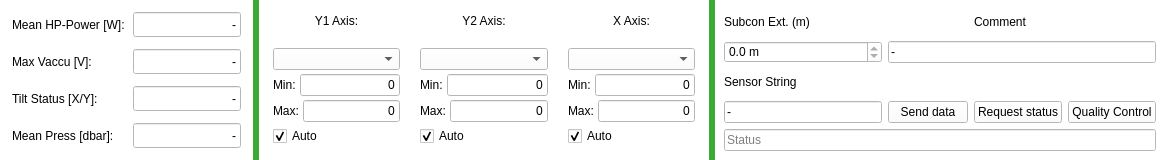
     <widget class="QFrame" name="bottom_container">
      <property name="minimumSize">
       <size>
        <width>0</width>
        <height>160</height>
       </size>
      </property>
      <property name="maximumSize">
       <size>
        <width>16777215</width>
        <height>160</height>
       </size>
      </property>
      <property name="styleSheet">
       <string>background-color: #3AAA35;</string>
      </property>
      <layout class="QHBoxLayout" name="bottom_container_layout">
       <property name="leftMargin">
        <number>0</number>
       </property>
       <property name="topMargin">
        <number>0</number>
       </property>
       <property name="rightMargin">
        <number>0</number>
       </property>
       <property name="bottomMargin">
        <number>0</number>
       </property>
       <item>
        <widget class="QFrame" name="data_metrics_frame">
         <property name="sizePolicy">
          <sizepolicy hsizetype="Preferred" vsizetype="Preferred">
           <horstretch>0</horstretch>
           <verstretch>0</verstretch>
          </sizepolicy>
         </property>
         <property name="minimumSize">
          <size>
           <width>220</width>
           <height>120</height>
          </size>
         </property>
         <property name="maximumSize">
          <size>
           <width>280</width>
           <height>16777215</height>
          </size>
         </property>
         <property name="styleSheet">
          <string>background-color: white;</string>
         </property>
         <layout class="QGridLayout" name="gridLayout_stats">
          <property name="leftMargin">
           <number>12</number>
          </property>
          <property name="topMargin">
           <number>8</number>
          </property>
          <property name="rightMargin">
           <number>12</number>
          </property>
          <property name="bottomMargin">
           <number>8</number>
          </property>
          <property name="spacing">
           <number>8</number>
          </property>
          <item row="0" column="0">
           <widget class="QLabel" name="mean_hp_power_label">
            <property name="text">
             <string>Mean HP-Power [W]:</string>
            </property>
           </widget>
          </item>
          <item row="0" column="1">
           <widget class="QLineEdit" name="mean_hp_power_value">
            <property name="minimumSize">
             <size>
              <width>60</width>
              <height>25</height>
             </size>
            </property>
            <property name="text">
             <string>-</string>
            </property>
            <property name="alignment">
             <set>Qt::AlignRight|Qt::AlignTrailing|Qt::AlignVCenter</set>
            </property>
            <property name="readOnly">
             <bool>true</bool>
            </property>
           </widget>
          </item>
          <item row="1" column="0">
           <widget class="QLabel" name="max_v_accu_label">
            <property name="text">
             <string>Max Vaccu [V]:</string>
            </property>
           </widget>
          </item>
          <item row="1" column="1">
           <widget class="QLineEdit" name="max_v_accu_value">
            <property name="minimumSize">
             <size>
              <width>60</width>
              <height>25</height>
             </size>
            </property>
            <property name="text">
             <string>-</string>
            </property>
            <property name="alignment">
             <set>Qt::AlignRight|Qt::AlignTrailing|Qt::AlignVCenter</set>
            </property>
            <property name="readOnly">
             <bool>true</bool>
            </property>
           </widget>
          </item>
          <item row="2" column="0">
           <widget class="QLabel" name="tilt_status_label">
            <property name="text">
             <string>Tilt Status [X/Y]:</string>
            </property>
           </widget>
          </item>
          <item row="2" column="1">
           <widget class="QLineEdit" name="tilt_status_value">
            <property name="minimumSize">
             <size>
              <width>60</width>
              <height>25</height>
             </size>
            </property>
            <property name="text">
             <string>-</string>
            </property>
            <property name="alignment">
             <set>Qt::AlignRight|Qt::AlignTrailing|Qt::AlignVCenter</set>
            </property>
            <property name="readOnly">
             <bool>true</bool>
            </property>
           </widget>
          </item>
          <item row="3" column="0">
           <widget class="QLabel" name="mean_press_label">
            <property name="text">
             <string>Mean Press [dbar]:</string>
            </property>
           </widget>
          </item>
          <item row="3" column="1">
           <widget class="QLineEdit" name="mean_press_value">
            <property name="minimumSize">
             <size>
              <width>60</width>
              <height>25</height>
             </size>
            </property>
            <property name="text">
             <string>-</string>
            </property>
            <property name="alignment">
             <set>Qt::AlignRight|Qt::AlignTrailing|Qt::AlignVCenter</set>
            </property>
            <property name="readOnly">
             <bool>true</bool>
            </property>
           </widget>
          </item>
         </layout>
        </widget>
       </item>
       <item>
        <widget class="QFrame" name="secondary_plot_control_frame">
         <property name="sizePolicy">
          <sizepolicy hsizetype="Expanding" vsizetype="Preferred">
           <horstretch>1</horstretch>
           <verstretch>0</verstretch>
          </sizepolicy>
         </property>
         <property name="minimumSize">
          <size>
           <width>400</width>
           <height>160</height>
          </size>
         </property>
         <property name="maximumSize">
          <size>
           <width>500</width>
           <height>16777215</height>
          </size>
         </property>
         <property name="styleSheet">
          <string>background-color: white;</string>
         </property>
         <layout class="QHBoxLayout" name="horizontalLayout_axis_controls">
          <property name="spacing">
           <number>8</number>
          </property>
          <property name="leftMargin">
           <number>8</number>
          </property>
          <property name="topMargin">
           <number>8</number>
          </property>
          <property name="rightMargin">
           <number>8</number>
          </property>
          <property name="bottomMargin">
           <number>8</number>
          </property>
          <item>
           <widget class="QFrame" name="y1_axis_frame">
            <property name="sizePolicy">
             <sizepolicy hsizetype="Preferred" vsizetype="Preferred">
              <horstretch>0</horstretch>
              <verstretch>0</verstretch>
             </sizepolicy>
            </property>
            <property name="minimumSize">
             <size>
              <width>120</width>
              <height>0</height>
             </size>
            </property>
            <layout class="QVBoxLayout" name="verticalLayout_y1">
             <property name="spacing">
              <number>4</number>
             </property>
             <property name="leftMargin">
              <number>6</number>
             </property>
             <property name="topMargin">
              <number>6</number>
             </property>
             <property name="rightMargin">
              <number>6</number>
             </property>
             <property name="bottomMargin">
              <number>6</number>
             </property>
             <item>
              <widget class="QLabel" name="y1_axis_label">
               <property name="text">
                <string>Y1 Axis:</string>
               </property>
               <property name="alignment">
                <set>Qt::AlignHCenter|Qt::AlignTop</set>
               </property>
              </widget>
             </item>
             <item>
              <widget class="QComboBox" name="y1_axis_combo">
               <property name="sizePolicy">
                <sizepolicy hsizetype="Expanding" vsizetype="Fixed">
                 <horstretch>1</horstretch>
                 <verstretch>0</verstretch>
                </sizepolicy>
               </property>
               <property name="minimumSize">
                <size>
                 <width>56</width>
                 <height>0</height>
                </size>
               </property>
              </widget>
             </item>
             <item>
              <layout class="QHBoxLayout" name="horizontalLayout_y1_min">
               <item>
                <widget class="QLabel" name="y1_min_label">
                 <property name="text">
                  <string>Min:</string>
                 </property>
                </widget>
               </item>
               <item>
                <widget class="QLineEdit" name="y1_min_value">
                 <property name="sizePolicy">
                  <sizepolicy hsizetype="Expanding" vsizetype="Fixed">
                   <horstretch>1</horstretch>
                   <verstretch>0</verstretch>
                  </sizepolicy>
                 </property>
                 <property name="minimumSize">
                  <size>
                   <width>50</width>
                   <height>0</height>
                  </size>
                 </property>
                 <property name="text">
                  <string>0</string>
                 </property>
                 <property name="alignment">
                  <set>Qt::AlignRight|Qt::AlignTrailing|Qt::AlignVCenter</set>
                 </property>
                </widget>
               </item>
              </layout>
             </item>
             <item>
              <layout class="QHBoxLayout" name="horizontalLayout_y1_max">
               <item>
                <widget class="QLabel" name="y1_max_label">
                 <property name="text">
                  <string>Max:</string>
                 </property>
                </widget>
               </item>
               <item>
                <widget class="QLineEdit" name="y1_max_value">
                 <property name="sizePolicy">
                  <sizepolicy hsizetype="Expanding" vsizetype="Fixed">
                   <horstretch>1</horstretch>
                   <verstretch>0</verstretch>
                  </sizepolicy>
                 </property>
                 <property name="minimumSize">
                  <size>
                   <width>50</width>
                   <height>0</height>
                  </size>
                 </property>
                 <property name="text">
                  <string>0</string>
                 </property>
                 <property name="alignment">
                  <set>Qt::AlignRight|Qt::AlignTrailing|Qt::AlignVCenter</set>
                 </property>
                </widget>
               </item>
              </layout>
             </item>
             <item>
              <layout class="QHBoxLayout" name="horizontalLayout_y1_mode">
               <item>
                <widget class="QCheckBox" name="y1_auto_checkbox">
                 <property name="text">
                  <string>Auto</string>
                 </property>
                 <property name="checked">
                  <bool>true</bool>
                 </property>
                </widget>
               </item>
              </layout>
             </item>
            </layout>
           </widget>
          </item>
          <item>
           <spacer name="horizontalSpacer_axis_1">
            <property name="orientation">
             <enum>Qt::Horizontal</enum>
            </property>
            <property name="sizeHint" stdset="0">
             <size>
              <width>10</width>
              <height>20</height>
             </size>
            </property>
           </spacer>
          </item>
          <item>
           <widget class="QFrame" name="y2_axis_frame">
            <property name="sizePolicy">
             <sizepolicy hsizetype="Preferred" vsizetype="Preferred">
              <horstretch>0</horstretch>
              <verstretch>0</verstretch>
             </sizepolicy>
            </property>
            <property name="minimumSize">
             <size>
              <width>120</width>
              <height>0</height>
             </size>
            </property>
            <layout class="QVBoxLayout" name="verticalLayout_y2">
             <property name="spacing">
              <number>4</number>
             </property>
             <property name="leftMargin">
              <number>6</number>
             </property>
             <property name="topMargin">
              <number>6</number>
             </property>
             <property name="rightMargin">
              <number>6</number>
             </property>
             <property name="bottomMargin">
              <number>6</number>
             </property>
             <item>
              <widget class="QLabel" name="y2_axis_label">
               <property name="text">
                <string>Y2 Axis:</string>
               </property>
               <property name="alignment">
                <set>Qt::AlignHCenter|Qt::AlignTop</set>
               </property>
              </widget>
             </item>
             <item>
              <widget class="QComboBox" name="y2_axis_combo">
               <property name="sizePolicy">
                <sizepolicy hsizetype="Expanding" vsizetype="Fixed">
                 <horstretch>1</horstretch>
                 <verstretch>0</verstretch>
                </sizepolicy>
               </property>
               <property name="minimumSize">
                <size>
                 <width>56</width>
                 <height>0</height>
                </size>
               </property>
              </widget>
             </item>
             <item>
              <layout class="QHBoxLayout" name="horizontalLayout_y2_min">
               <item>
                <widget class="QLabel" name="y2_min_label">
                 <property name="text">
                  <string>Min:</string>
                 </property>
                </widget>
               </item>
               <item>
                <widget class="QLineEdit" name="y2_min_value">
                 <property name="sizePolicy">
                  <sizepolicy hsizetype="Expanding" vsizetype="Fixed">
                   <horstretch>1</horstretch>
                   <verstretch>0</verstretch>
                  </sizepolicy>
                 </property>
                 <property name="minimumSize">
                  <size>
                   <width>50</width>
                   <height>0</height>
                  </size>
                 </property>
                 <property name="text">
                  <string>0</string>
                 </property>
                 <property name="alignment">
                  <set>Qt::AlignRight|Qt::AlignTrailing|Qt::AlignVCenter</set>
                 </property>
                </widget>
               </item>
              </layout>
             </item>
             <item>
              <layout class="QHBoxLayout" name="horizontalLayout_y2_max">
               <item>
                <widget class="QLabel" name="y2_max_label">
                 <property name="text">
                  <string>Max:</string>
                 </property>
                </widget>
               </item>
               <item>
                <widget class="QLineEdit" name="y2_max_value">
                 <property name="sizePolicy">
                  <sizepolicy hsizetype="Expanding" vsizetype="Fixed">
                   <horstretch>1</horstretch>
                   <verstretch>0</verstretch>
                  </sizepolicy>
                 </property>
                 <property name="minimumSize">
                  <size>
                   <width>50</width>
                   <height>0</height>
                  </size>
                 </property>
                 <property name="text">
                  <string>0</string>
                 </property>
                 <property name="alignment">
                  <set>Qt::AlignRight|Qt::AlignTrailing|Qt::AlignVCenter</set>
                 </property>
                </widget>
               </item>
              </layout>
             </item>
             <item>
              <layout class="QHBoxLayout" name="horizontalLayout_y2_mode">
               <item>
                <widget class="QCheckBox" name="y2_auto_checkbox">
                 <property name="text">
                  <string>Auto</string>
                 </property>
                 <property name="checked">
                  <bool>true</bool>
                 </property>
                </widget>
               </item>
              </layout>
             </item>
            </layout>
           </widget>
          </item>
          <item>
           <spacer name="horizontalSpacer_axis_2">
            <property name="orientation">
             <enum>Qt::Horizontal</enum>
            </property>
            <property name="sizeHint" stdset="0">
             <size>
              <width>10</width>
              <height>20</height>
             </size>
            </property>
           </spacer>
          </item>
          <item>
           <widget class="QFrame" name="x_axis_frame">
            <property name="sizePolicy">
             <sizepolicy hsizetype="Preferred" vsizetype="Preferred">
              <horstretch>0</horstretch>
              <verstretch>0</verstretch>
             </sizepolicy>
            </property>
            <property name="minimumSize">
             <size>
              <width>120</width>
              <height>0</height>
             </size>
            </property>
            <layout class="QVBoxLayout" name="verticalLayout_x">
             <property name="spacing">
              <number>4</number>
             </property>
             <property name="leftMargin">
              <number>6</number>
             </property>
             <property name="topMargin">
              <number>6</number>
             </property>
             <property name="rightMargin">
              <number>6</number>
             </property>
             <property name="bottomMargin">
              <number>6</number>
             </property>
             <item>
              <widget class="QLabel" name="x_axis_label">
               <property name="text">
                <string>X Axis:</string>
               </property>
               <property name="alignment">
                <set>Qt::AlignHCenter|Qt::AlignTop</set>
               </property>
              </widget>
             </item>
             <item>
              <widget class="QComboBox" name="x_axis_combo">
               <property name="sizePolicy">
                <sizepolicy hsizetype="Expanding" vsizetype="Fixed">
                 <horstretch>1</horstretch>
                 <verstretch>0</verstretch>
                </sizepolicy>
               </property>
               <property name="minimumSize">
                <size>
                 <width>56</width>
                 <height>0</height>
                </size>
               </property>
              </widget>
             </item>
             <item>
              <layout class="QHBoxLayout" name="horizontalLayout_x_min">
               <item>
                <widget class="QLabel" name="x_min_label">
                 <property name="text">
                  <string>Min:</string>
                 </property>
                </widget>
               </item>
               <item>
                <widget class="QLineEdit" name="x_min_value">
                 <property name="sizePolicy">
                  <sizepolicy hsizetype="Expanding" vsizetype="Fixed">
                   <horstretch>1</horstretch>
                   <verstretch>0</verstretch>
                  </sizepolicy>
                 </property>
                 <property name="minimumSize">
                  <size>
                   <width>50</width>
                   <height>0</height>
                  </size>
                 </property>
                 <property name="text">
                  <string>0</string>
                 </property>
                 <property name="alignment">
                  <set>Qt::AlignRight|Qt::AlignTrailing|Qt::AlignVCenter</set>
                 </property>
                </widget>
               </item>
              </layout>
             </item>
             <item>
              <layout class="QHBoxLayout" name="horizontalLayout_x_max">
               <item>
                <widget class="QLabel" name="x_max_label">
                 <property name="text">
                  <string>Max:</string>
                 </property>
                </widget>
               </item>
               <item>
                <widget class="QLineEdit" name="x_max_value">
                 <property name="sizePolicy">
                  <sizepolicy hsizetype="Expanding" vsizetype="Fixed">
                   <horstretch>1</horstretch>
                   <verstretch>0</verstretch>
                  </sizepolicy>
                 </property>
                 <property name="minimumSize">
                  <size>
                   <width>50</width>
                   <height>0</height>
                  </size>
                 </property>
                 <property name="text">
                  <string>0</string>
                 </property>
                 <property name="alignment">
                  <set>Qt::AlignRight|Qt::AlignTrailing|Qt::AlignVCenter</set>
                 </property>
                </widget>
               </item>
              </layout>
             </item>
             <item>
              <layout class="QHBoxLayout" name="horizontalLayout_x_mode">
               <item>
                <widget class="QCheckBox" name="x_auto_checkbox">
                 <property name="text">
                  <string>Auto</string>
                 </property>
                 <property name="checked">
                  <bool>true</bool>
                 </property>
                </widget>
               </item>
              </layout>
             </item>
            </layout>
           </widget>
          </item>
         </layout>
        </widget>
       </item>
       <item>
        <widget class="QFrame" name="project_control_frame">
         <property name="sizePolicy">
          <sizepolicy hsizetype="Expanding" vsizetype="Preferred">
           <horstretch>1</horstretch>
           <verstretch>0</verstretch>
          </sizepolicy>
         </property>
         <property name="styleSheet">
          <string>background-color: white;</string>
         </property>
         <layout class="QGridLayout" name="gridLayout_4">
          <item row="0" column="1">
           <widget class="QLabel" name="subcon_label">
            <property name="text">
             <string>Subcon Ext. (m)</string>
            </property>
           </widget>
          </item>
          <item row="3" column="4">
           <widget class="QPushButton" name="quality_control_button">
            <property name="text">
             <string>Quality Control</string>
            </property>
           </widget>
          </item>
          <item row="1" column="2" colspan="3">
           <widget class="QLineEdit" name="location_comment_value">
            <property name="text">
             <string>-</string>
            </property>
            <property name="readOnly">
             <bool>true</bool>
            </property>
           </widget>
          </item>
          <item row="0" column="3">
           <widget class="QLabel" name="comment_label">
            <property name="text">
             <string>Comment</string>
            </property>
           </widget>
          </item>
          <item row="2" column="1">
           <widget class="QLabel" name="sensor_string_label">
            <property name="text">
             <string>Sensor String</string>
            </property>
           </widget>
          </item>
          <item row="1" column="1">
           <widget class="QDoubleSpinBox" name="location_subcon_spin">
            <property name="maximumSize">
             <size>
              <width>200</width>
              <height>16777215</height>
             </size>
            </property>
            <property name="readOnly">
             <bool>true</bool>
            </property>
            <property name="suffix">
             <string> m</string>
            </property>
            <property name="decimals">
             <number>1</number>
            </property>
            <property name="minimum">
             <double>0.000000000000000</double>
            </property>
            <property name="maximum">
             <double>1000000.000000000000000</double>
            </property>
            <property name="singleStep">
             <double>0.100000000000000</double>
            </property>
           </widget>
          </item>
          <item row="3" column="1">
           <widget class="QLineEdit" name="location_sensorstring_value">
            <property name="maximumSize">
             <size>
              <width>200</width>
              <height>16777215</height>
             </size>
            </property>
            <property name="text">
             <string>-</string>
            </property>
            <property name="readOnly">
             <bool>true</bool>
            </property>
           </widget>
          </item>
          <item row="3" column="2">
           <widget class="QPushButton" name="send_data_button">
            <property name="text">
             <string>Send data</string>
            </property>
           </widget>
          </item>
          <item row="3" column="3">
           <widget class="QPushButton" name="request_status_button">
            <property name="text">
             <string>Request status</string>
            </property>
           </widget>
          </item>
          <item row="4" column="1" colspan="4">
           <widget class="QLineEdit" name="status_lineEdit">
            <property name="readOnly">
             <bool>true</bool>
            </property>
            <property name="placeholderText">
             <string>Status</string>
            </property>
           </widget>
          </item>
         </layout>
        </widget>
       </item>
      </layout>
     </widget>
